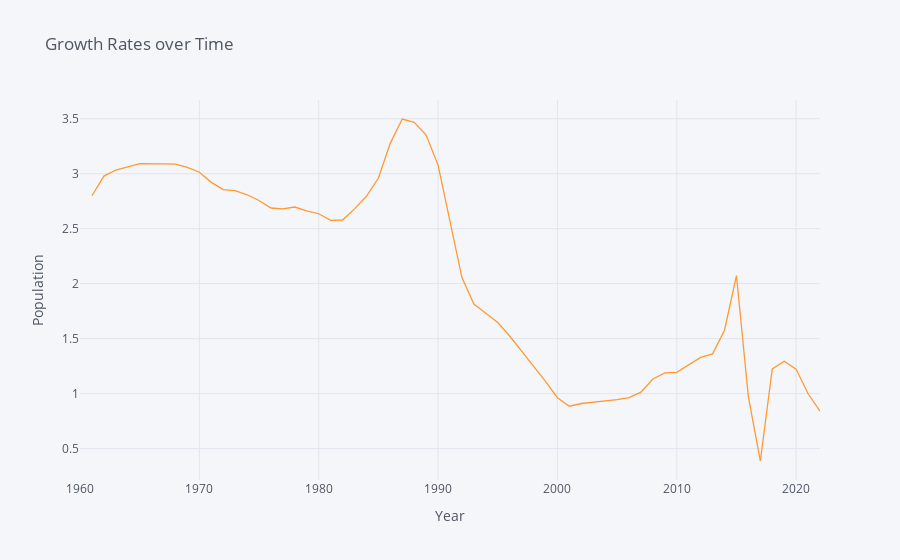

This figure's notebook cell:
### Code cell
south_africa_df = get_population_df("ZAF")
south_africa_df.iplot(title="Growth Rates over Time",xTitle='Year',yTitle='Population')

### Figure 1 — Plotly figure (JSON) as saved in the notebook; plotly's stock layout.template omitted (floating-point values rounded to 4 significant figures)
{"data": [{"line": {"color": "rgba(255, 153, 51, 1.0)", "dash": "solid", "shape": "linear", "width": 1.3}, "mode": "lines", "name": "population_growth", "text": "", "type": "scatter", "x": ["2022-01-01", "2021-01-01", "2020-01-01", "2019-01-01", "2018-01-01", "2017-01-01", "2016-01-01", "2015-01-01", "2014-01-01", "2013-01-01", "2012-01-01", "2011-01-01", "2010-01-01", "2009-01-01", "2008-01-01", "2007-01-01", "2006-01-01", "2005-01-01", "2004-01-01", "2003-01-01", "2002-01-01", "2001-01-01", "2000-01-01", "1999-01-01", "1998-01-01", "1997-01-01", "1996-01-01", "1995-01-01", "1994-01-01", "1993-01-01", "1992-01-01", "1991-01-01", "1990-01-01", "1989-01-01", "1988-01-01", "1987-01-01", "1986-01-01", "1985-01-01", "1984-01-01", "1983-01-01", "1982-01-01", "1981-01-01", "1980-01-01", "1979-01-01", "1978-01-01", "1977-01-01", "1976-01-01", "1975-01-01", "1974-01-01", "1973-01-01", "1972-01-01", "1971-01-01", "1970-01-01", "1969-01-01", "1968-01-01", "1967-01-01", "1966-01-01", "1965-01-01", "1964-01-01", "1963-01-01", "1962-01-01", "1961-01-01", "1960-01-01"], "y": [0.8411, 0.9989, 1.223, 1.295, 1.226, 0.3873, 0.972, 2.074, 1.576, 1.362, 1.329, 1.263, 1.193, 1.189, 1.133, 1.014, 0.9636, 0.9451, 0.9353, 0.9242, 0.9101, 0.8857, 0.9629, 1.112, 1.245, 1.386, 1.524, 1.646, 1.731, 1.815, 2.056, 2.558, 3.078, 3.352, 3.468, 3.498, 3.278, 2.961, 2.794, 2.68, 2.579, 2.577, 2.636, 2.661, 2.697, 2.681, 2.688, 2.757, 2.809, 2.845, 2.855, 2.922, 3.014, 3.058, 3.087, 3.089, 3.092, 3.092, 3.061, 3.033, 2.979, 2.799, ""]}], "layout": {"autosize": true, "legend": {"bgcolor": "#F5F6F9", "font": {"color": "#4D5663"}}, "paper_bgcolor": "#F5F6F9", "plot_bgcolor": "#F5F6F9", "title": {"font": {"color": "#4D5663"}, "text": "Growth Rates over Time"}, "xaxis": {"autorange": true, "gridcolor": "#E1E5ED", "range": ["1960-01-01", "2022-01-01"], "showgrid": true, "tickfont": {"color": "#4D5663"}, "title": {"font": {"color": "#4D5663"}, "text": "Year"}, "type": "date", "zerolinecolor": "#E1E5ED"}, "yaxis": {"autorange": true, "gridcolor": "#E1E5ED", "range": [0.2145, 3.67], "showgrid": true, "tickfont": {"color": "#4D5663"}, "title": {"font": {"color": "#4D5663"}, "text": "Population"}, "type": "linear", "zerolinecolor": "#E1E5ED"}}}
